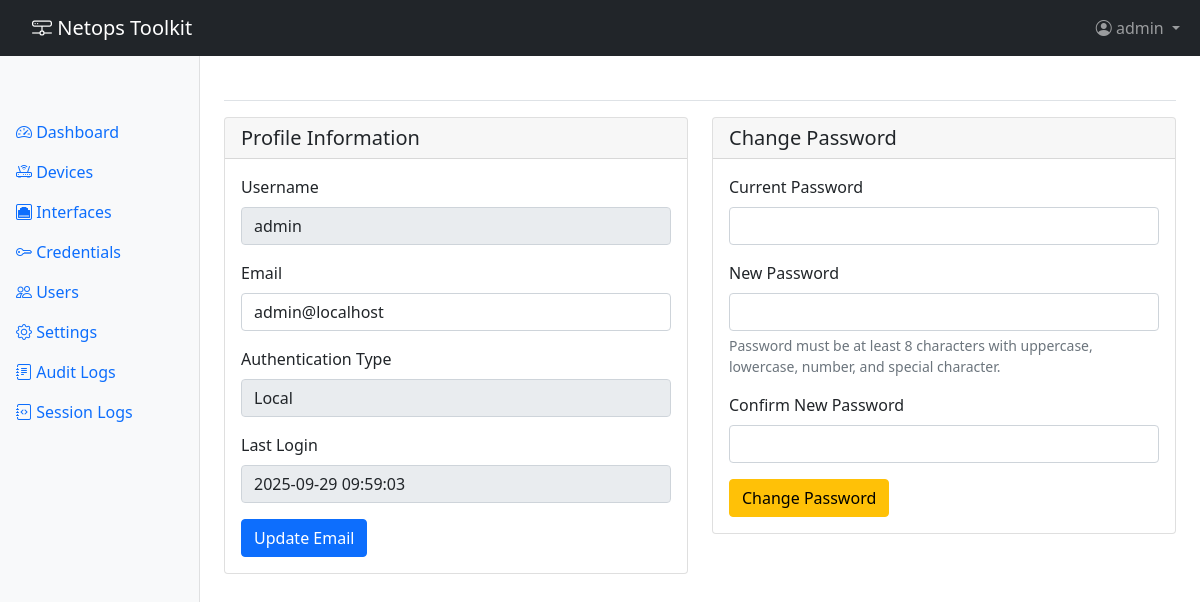
Page /auth/profile (signed in) on the committed database.
### app/models.py (models this page shows, shortened)
class User(UserMixin, db.Model):
    __tablename__ = 'users'
    id = db.Column(db.Integer, primary_key=True)
    username = db.Column(db.String(80), unique=True, nullable=False)
    email = db.Column(db.String(120), unique=True, nullable=True)
    password_hash = db.Column(db.String(255), nullable=True)  # Null for TACACS users
    auth_type = db.Column(db.String(20), nullable=False, default='local')  # 'local' or 'tacacs'
    is_active = db.Column(db.Boolean, default=True)
    is_admin = db.Column(db.Boolean, default=False)
    created_at = db.Column(db.DateTime, default=datetime.utcnow)
    last_login = db.Column(db.DateTime)
    audit_logs = db.relationship('AuditLog', backref='user', lazy='dynamic')

### app/routes/auth_routes.py (the view, shortened to what this page needs)
@auth_bp.route('/profile', methods=['GET', 'POST'])
@login_required
def profile():
    return render_template('auth/profile.html', user=current_user)

### app/templates/auth/profile.html (shortened to what this page needs)
{% extends "base.html" %}
{% block content %}
<div class="d-flex justify-content-between flex-wrap flex-md-nowrap align-items-center pt-3 pb-2 mb-3 border-bottom">
</div>
<div class="row">
    <div class="col-md-6">
        <div class="card">
            <div class="card-header">
                <h5 class="card-title mb-0">Profile Information</h5>
            </div>
            <div class="card-body">
                <form method="POST" action="{{ url_for('auth.profile') }}">
                    <div class="mb-3">
                        <label for="username" class="form-label">Username</label>
                        <input type="text" class="form-control" id="username" value="{{ user.username }}" readonly>
                    </div>
                    <div class="mb-3">
                        <label for="email" class="form-label">Email</label>
                        <input type="email" class="form-control" id="email" name="email" value="{{ user.email or '' }}">
                    </div>
                    <div class="mb-3">
                        <label for="auth_type" class="form-label">Authentication Type</label>
                        <input type="text" class="form-control" id="auth_type" value="{{ user.auth_type|title }}" readonly>
                    </div>
                    <div class="mb-3">
                        <label for="last_login" class="form-label">Last Login</label>
                        <input type="text" class="form-control" id="last_login"
                               value="{{ user.last_login.strftime('%Y-%m-%d %H:%M:%S') if user.last_login else 'Never' }}" readonly>
                    </div>
                    <button type="submit" class="btn btn-primary">Update Email</button>
                </form>
            </div>
        </div>
    </div>
    {% if user.auth_type == 'local' %}
    <div class="col-md-6">
        <div class="card">
            <div class="card-header">
                <h5 class="card-title mb-0">Change Password</h5>
            </div>
            <div class="card-body">
                <form method="POST" action="{{ url_for('auth.profile') }}">
                    <div class="mb-3">
                        <label for="current_password" class="form-label">Current Password</label>
                        <input type="password" class="form-control" id="current_password" name="current_password" required>
                    </div>
                    <div class="mb-3">
                        <label for="new_password" class="form-label">New Password</label>
                        <input type="password" class="form-control" id="new_password" name="new_password" required>
                        <div class="form-text">
                            Password must be at least 8 characters with uppercase, lowercase, number, and special character.
                        </div>
                    </div>
                    <div class="mb-3">
                        <label for="confirm_password" class="form-label">Confirm New Password</label>
                        <input type="password" class="form-control" id="confirm_password" name="confirm_password" required>
                    </div>
                    <button type="submit" class="btn btn-warning">Change Password</button>
                </form>
            </div>
        </div>
    </div>
    {% endif %}
</div>
{% endblock %}

### app/templates/base.html (shortened to what this page needs)
<!DOCTYPE html>
<html lang="en">
<head>
    <link href="https://cdn.jsdelivr.net/npm/bootstrap@5.1.3/dist/css/bootstrap.min.css" rel="stylesheet">
    <link href="https://cdn.jsdelivr.net/npm/bootstrap-icons@1.7.2/font/bootstrap-icons.css" rel="stylesheet">
</head>
<body>
    <nav class="navbar navbar-expand-lg navbar-dark bg-dark fixed-top">
        <div class="container-fluid">
            <a class="navbar-brand" href="{{ url_for('main.index') }}">
                <i class="bi bi-hdd-network"></i> Netops Toolkit
            </a>
            <div class="collapse navbar-collapse" id="navbarNav">
                <ul class="navbar-nav ms-auto">
                    {% if current_user.is_authenticated %}
                    <li class="nav-item dropdown">
                        <a class="nav-link dropdown-toggle" href="#" id="userDropdown" role="button" data-bs-toggle="dropdown">
                            <i class="bi bi-person-circle"></i> {{ current_user.username }}
                        </a>
                    </li>
                    {% endif %}
                </ul>
            </div>
        </div>
    </nav>
    <div class="container-fluid">
        <div class="row">
            {% if current_user.is_authenticated %}
            <nav class="col-md-2 d-md-block bg-light sidebar">
                <div class="sidebar-sticky">
                    <ul class="nav flex-column">
                        <li class="nav-item">
                            <a class="nav-link {% if request.endpoint == 'main.dashboard' %}active{% endif %}" href="{{ url_for('main.dashboard') }}">
                                <i class="bi bi-speedometer2"></i> Dashboard
                            </a>
                        </li>
                        <li class="nav-item">
                            <a class="nav-link {% if 'devices' in request.endpoint %}active{% endif %}" href="{{ url_for('devices.list_devices') }}">
                                <i class="bi bi-router"></i> Devices
                            </a>
                        </li>
                        <li class="nav-item">
                            <a class="nav-link {% if 'interfaces' in request.endpoint %}active{% endif %}" href="{{ url_for('interfaces.list_interfaces') }}">
                                <i class="bi bi-ethernet"></i> Interfaces
                            </a>
                        </li>
                        <li class="nav-item">
                            <a class="nav-link {% if 'credentials' in request.endpoint %}active{% endif %}" href="{{ url_for('credentials.list_credentials') }}">
                                <i class="bi bi-key"></i> Credentials
                            </a>
                        </li>
                        {% if current_user.is_admin %}
                        <li class="nav-item">
                            <a class="nav-link {% if 'users' in request.endpoint %}active{% endif %}" href="{{ url_for('auth.users') }}">
                                <i class="bi bi-people"></i> Users
                            </a>
                        </li>
                        <li class="nav-item">
                            <a class="nav-link {% if 'settings' in request.endpoint %}active{% endif %}" href="{{ url_for('settings.index') }}">
                                <i class="bi bi-gear"></i> Settings
                            </a>
                        </li>
                        <li class="nav-item">
                            <a class="nav-link {% if 'audit' in request.endpoint %}active{% endif %}" href="{{ url_for('settings.audit_logs') }}">
                                <i class="bi bi-journal-text"></i> Audit Logs
                            </a>
                        </li>
                        <li class="nav-item">
                            <a class="nav-link {% if 'session_logs' in request.endpoint %}active{% endif %}" href="{{ url_for('session_logs.index') }}">
                                <i class="bi bi-journal-code"></i> Session Logs
                            </a>
                        </li>
                        {% endif %}
                    </ul>
                </div>
            </nav>
            {% endif %}
            <main class="{% if current_user.is_authenticated %}col-md-9 ms-sm-auto col-lg-10 px-md-4{% else %}col-12{% endif %}">
                {% block content %}{% endblock %}
            </main>
        </div>
    </div>
</body>
</html>

### app/templates/base.html (style rules this page uses)
body { padding-top: 56px; }
.sidebar { position: fixed; top: 56px; bottom: 0; left: 0; z-index: 100; padding: 48px 0 0; box-shadow: inset -1px 0 0 rgba(0, 0, 0, .1); }
.sidebar-sticky { position: sticky; top: 0; height: calc(100vh - 56px); padding-top: .5rem; overflow-x: hidden; overflow-y: auto; }
main { padding-top: 20px; }
.navbar-brand { padding-left: 20px; }

### rows in the picture
User: username "admin", email "admin@localhost", auth_type "Local", last_login "2025-09-29 09:59:03"
